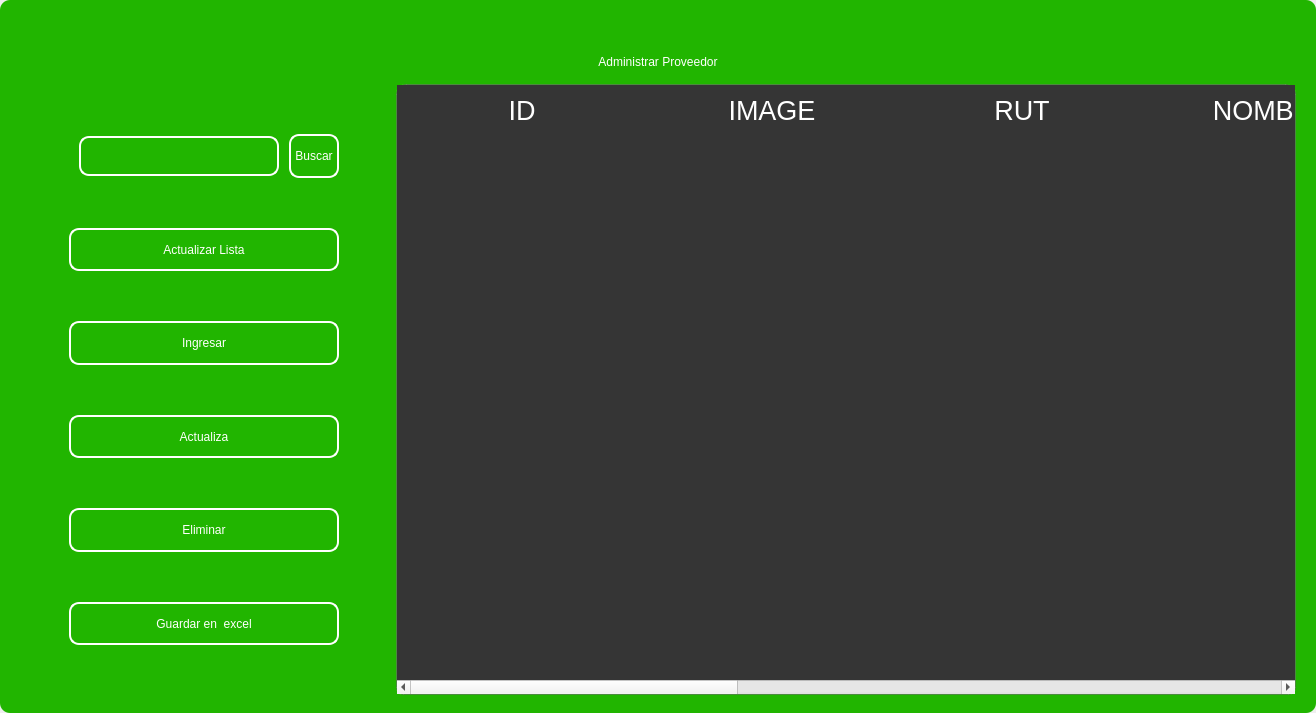
<?xml version="1.0" encoding="UTF-8"?>
<ui version="4.0">
 <class>MainWindow</class>
 <widget class="QMainWindow" name="MainWindow">
  <property name="geometry">
   <rect>
    <x>0</x>
    <y>0</y>
    <width>1316</width>
    <height>713</height>
   </rect>
  </property>
  <property name="windowTitle">
   <string>MainWindow</string>
  </property>
  <property name="styleSheet">
   <string notr="true"/>
  </property>
  <widget class="QWidget" name="centralwidget">
   <property name="styleSheet">
    <string notr="true"/>
   </property>
   <layout class="QVBoxLayout" name="verticalLayout">
    <property name="spacing">
     <number>0</number>
    </property>
    <property name="leftMargin">
     <number>0</number>
    </property>
    <property name="topMargin">
     <number>0</number>
    </property>
    <property name="rightMargin">
     <number>0</number>
    </property>
    <property name="bottomMargin">
     <number>0</number>
    </property>
    <item>
     <widget class="QFrame" name="frame">
      <property name="enabled">
       <bool>true</bool>
      </property>
      <property name="styleSheet">
       <string notr="true">
QFrame {
border-radius:10px;
background-color: rgb(33, 181, 0);
 }
</string>
      </property>
      <property name="frameShape">
       <enum>QFrame::StyledPanel</enum>
      </property>
      <property name="frameShadow">
       <enum>QFrame::Raised</enum>
      </property>
      <layout class="QVBoxLayout" name="verticalLayout_2">
       <item>
        <widget class="QFrame" name="frame_superior">
         <property name="minimumSize">
          <size>
           <width>0</width>
           <height>40</height>
          </size>
         </property>
         <property name="maximumSize">
          <size>
           <width>16777215</width>
           <height>40</height>
          </size>
         </property>
         <property name="styleSheet">
          <string notr="true">QPushButton{
border-radius:18px;
}

QPushButton:hover{
	background-color: rgb(0, 0, 0);
}
</string>
         </property>
         <property name="frameShape">
          <enum>QFrame::StyledPanel</enum>
         </property>
         <property name="frameShadow">
          <enum>QFrame::Raised</enum>
         </property>
         <layout class="QHBoxLayout" name="horizontalLayout_3">
          <property name="spacing">
           <number>4</number>
          </property>
          <property name="leftMargin">
           <number>0</number>
          </property>
          <property name="topMargin">
           <number>0</number>
          </property>
          <property name="rightMargin">
           <number>0</number>
          </property>
          <property name="bottomMargin">
           <number>0</number>
          </property>
          <item>
           <widget class="QPushButton" name="btn_icon">
            <property name="text">
             <string/>
            </property>
            <property name="iconSize">
             <size>
              <width>40</width>
              <height>40</height>
             </size>
            </property>
           </widget>
          </item>
          <item>
           <spacer name="horizontalSpacer_2">
            <property name="orientation">
             <enum>Qt::Horizontal</enum>
            </property>
            <property name="sizeHint" stdset="0">
             <size>
              <width>443</width>
              <height>20</height>
             </size>
            </property>
           </spacer>
          </item>
          <item>
           <widget class="QPushButton" name="btn_exit">
            <property name="minimumSize">
             <size>
              <width>38</width>
              <height>38</height>
             </size>
            </property>
            <property name="maximumSize">
             <size>
              <width>38</width>
              <height>38</height>
             </size>
            </property>
            <property name="cursor">
             <cursorShape>PointingHandCursor</cursorShape>
            </property>
            <property name="text">
             <string/>
            </property>
            <property name="iconSize">
             <size>
              <width>35</width>
              <height>35</height>
             </size>
            </property>
           </widget>
          </item>
          <item>
           <widget class="QPushButton" name="bt_minimizar">
            <property name="minimumSize">
             <size>
              <width>38</width>
              <height>38</height>
             </size>
            </property>
            <property name="maximumSize">
             <size>
              <width>38</width>
              <height>38</height>
             </size>
            </property>
            <property name="cursor">
             <cursorShape>PointingHandCursor</cursorShape>
            </property>
            <property name="text">
             <string/>
            </property>
            <property name="icon">
             <iconset>
              <normaloff>image/minus.svg</normaloff>image/minus.svg</iconset>
            </property>
            <property name="iconSize">
             <size>
              <width>38</width>
              <height>38</height>
             </size>
            </property>
           </widget>
          </item>
          <item>
           <widget class="QPushButton" name="bt_maximizar">
            <property name="minimumSize">
             <size>
              <width>38</width>
              <height>38</height>
             </size>
            </property>
            <property name="maximumSize">
             <size>
              <width>38</width>
              <height>38</height>
             </size>
            </property>
            <property name="cursor">
             <cursorShape>PointingHandCursor</cursorShape>
            </property>
            <property name="text">
             <string/>
            </property>
            <property name="icon">
             <iconset>
              <normaloff>image/chevron-up.svg</normaloff>image/chevron-up.svg</iconset>
            </property>
            <property name="iconSize">
             <size>
              <width>38</width>
              <height>38</height>
             </size>
            </property>
           </widget>
          </item>
          <item>
           <widget class="QPushButton" name="bt_restaurar">
            <property name="minimumSize">
             <size>
              <width>38</width>
              <height>38</height>
             </size>
            </property>
            <property name="maximumSize">
             <size>
              <width>38</width>
              <height>38</height>
             </size>
            </property>
            <property name="cursor">
             <cursorShape>PointingHandCursor</cursorShape>
            </property>
            <property name="text">
             <string/>
            </property>
            <property name="icon">
             <iconset>
              <normaloff>image/chevron-down.svg</normaloff>image/chevron-down.svg</iconset>
            </property>
            <property name="iconSize">
             <size>
              <width>38</width>
              <height>38</height>
             </size>
            </property>
           </widget>
          </item>
          <item>
           <widget class="QPushButton" name="bt_cerrar">
            <property name="minimumSize">
             <size>
              <width>38</width>
              <height>38</height>
             </size>
            </property>
            <property name="maximumSize">
             <size>
              <width>38</width>
              <height>38</height>
             </size>
            </property>
            <property name="cursor">
             <cursorShape>PointingHandCursor</cursorShape>
            </property>
            <property name="text">
             <string/>
            </property>
            <property name="icon">
             <iconset>
              <normaloff>image/x.svg</normaloff>image/x.svg</iconset>
            </property>
            <property name="iconSize">
             <size>
              <width>38</width>
              <height>38</height>
             </size>
            </property>
           </widget>
          </item>
         </layout>
        </widget>
       </item>
       <item>
        <widget class="QLabel" name="label">
         <property name="styleSheet">
          <string notr="true">font: 30pt &quot;MS Shell Dlg 2&quot;;
color: rgb(255, 255, 255);</string>
         </property>
         <property name="text">
          <string>Administrar Proveedor</string>
         </property>
         <property name="alignment">
          <set>Qt::AlignCenter</set>
         </property>
        </widget>
       </item>
       <item>
        <widget class="QFrame" name="frame_3">
         <property name="minimumSize">
          <size>
           <width>0</width>
           <height>0</height>
          </size>
         </property>
         <property name="frameShape">
          <enum>QFrame::StyledPanel</enum>
         </property>
         <property name="frameShadow">
          <enum>QFrame::Raised</enum>
         </property>
         <layout class="QHBoxLayout" name="horizontalLayout_4">
          <property name="leftMargin">
           <number>9</number>
          </property>
          <property name="topMargin">
           <number>9</number>
          </property>
          <property name="rightMargin">
           <number>9</number>
          </property>
          <item>
           <layout class="QVBoxLayout" name="verticalLayout_4">
            <property name="spacing">
             <number>50</number>
            </property>
            <property name="sizeConstraint">
             <enum>QLayout::SetDefaultConstraint</enum>
            </property>
            <property name="leftMargin">
             <number>50</number>
            </property>
            <property name="topMargin">
             <number>50</number>
            </property>
            <property name="rightMargin">
             <number>50</number>
            </property>
            <property name="bottomMargin">
             <number>50</number>
            </property>
            <item>
             <layout class="QHBoxLayout" name="horizontalLayout">
              <property name="spacing">
               <number>10</number>
              </property>
              <property name="leftMargin">
               <number>10</number>
              </property>
              <property name="topMargin">
               <number>0</number>
              </property>
              <property name="bottomMargin">
               <number>0</number>
              </property>
              <item>
               <widget class="QLineEdit" name="searchtxt">
                <property name="minimumSize">
                 <size>
                  <width>200</width>
                  <height>25</height>
                 </size>
                </property>
                <property name="maximumSize">
                 <size>
                  <width>150</width>
                  <height>40</height>
                 </size>
                </property>
                <property name="styleSheet">
                 <string notr="true">QLabel {
	color: rgb(255, 255, 254);
	font: 12pt &quot;Arial&quot;;
	background-color: rgba(0, 0, 0,0);
}

QTextEdit{
background-color: rgba(0, 0, 0,0);
border-radius:10px; 
font: 12pt &quot;Arial&quot;;
color: rgb(255, 255, 254);
border: 2px solid  rgb(255, 255, 255);

}

QTextEdit:hover{
background-color: rgba(0, 0, 0,0);
border-radius:10px; 
font: 12pt &quot;Arial&quot;;
border: 2px solid  rgb(120, 0, 171);
}

QTextEdit:focus{
background-color: rgb(0, 0, 0);
border-radius:10px; 
font: 12pt &quot;Arial&quot;;
border: 2px solid rgb(120, 0, 171);
}

QLineEdit{
background-color: rgba(0, 0, 0,0);
border-radius:10px; 
font: 12pt &quot;Arial&quot;;
color: rgb(255, 255, 254);
border: 2px solid  rgb(255, 255, 255);

}

QLineEdit:hover{
background-color: rgba(0, 0, 0,0);
border-radius:10px; 
font: 12pt &quot;Arial&quot;;
border: 2px solid  rgb(120, 0, 171);
}

QLineEdit:focus{
background-color: rgb(0, 0, 0);
border-radius:10px; 
font: 12pt &quot;Arial&quot;;
border: 2px solid rgb(120, 0, 171);
}

QCheckBox{
	font: 12pt &quot;Arial&quot;;
	color: rgb(255, 255, 255);
}

QCheckBox::indicator {
    width: 18px;
    height:18px;
}

QCheckBox::indicator:unchecked {
   background-image: url(image/square.svg);
}

QCheckBox::indicator:checked {
   background-image: url(image/check-square.svg);
}

QPushButton{
border-radius:10px; 
font: 12pt &quot;Arial&quot;;
color: rgb(255, 255, 254);
border: 2px solid #ffffff;
}

QPushButton:hover{
border-radius:10px; 
font: 12pt &quot;Arial&quot;;
color: rgb(255, 255, 255);
border: 2px solid rgb(120, 0, 171);
	background-color: rgb(120, 0, 171);
}
</string>
                </property>
               </widget>
              </item>
              <item>
               <widget class="QPushButton" name="btn_search">
                <property name="sizePolicy">
                 <sizepolicy hsizetype="Minimum" vsizetype="Fixed">
                  <horstretch>0</horstretch>
                  <verstretch>0</verstretch>
                 </sizepolicy>
                </property>
                <property name="minimumSize">
                 <size>
                  <width>0</width>
                  <height>15</height>
                 </size>
                </property>
                <property name="maximumSize">
                 <size>
                  <width>100</width>
                  <height>50</height>
                 </size>
                </property>
                <property name="cursor">
                 <cursorShape>PointingHandCursor</cursorShape>
                </property>
                <property name="styleSheet">
                 <string notr="true">QPushButton{
border-radius:10px; 
font: 12pt &quot;Arial&quot;;
color: rgb(255, 255, 254);
border: 2px solid #ffffff;
}

QPushButton:hover{
border-radius:10px; 
font: 12pt &quot;Arial&quot;;
color: rgb(255, 255, 255);
border: 2px solid rgb(120, 0, 171);
	background-color: rgb(120, 0, 171);
}</string>
                </property>
                <property name="text">
                 <string>Buscar</string>
                </property>
               </widget>
              </item>
             </layout>
            </item>
            <item>
             <widget class="QPushButton" name="btn_get">
              <property name="minimumSize">
               <size>
                <width>50</width>
                <height>40</height>
               </size>
              </property>
              <property name="maximumSize">
               <size>
                <width>300</width>
                <height>50</height>
               </size>
              </property>
              <property name="cursor">
               <cursorShape>PointingHandCursor</cursorShape>
              </property>
              <property name="styleSheet">
               <string notr="true">QPushButton{
border-radius:10px; 
font: 12pt &quot;Arial&quot;;
color: rgb(255, 255, 254);
border: 2px solid #ffffff;
}

QPushButton:hover{
border-radius:10px; 
font: 12pt &quot;Arial&quot;;
color: rgb(255, 255, 255);
border: 2px solid rgb(120, 0, 171);
	background-color: rgb(120, 0, 171);
}</string>
              </property>
              <property name="text">
               <string>Actualizar Lista</string>
              </property>
              <property name="iconSize">
               <size>
                <width>35</width>
                <height>35</height>
               </size>
              </property>
             </widget>
            </item>
            <item>
             <widget class="QPushButton" name="btn_add">
              <property name="minimumSize">
               <size>
                <width>0</width>
                <height>40</height>
               </size>
              </property>
              <property name="maximumSize">
               <size>
                <width>300</width>
                <height>50</height>
               </size>
              </property>
              <property name="cursor">
               <cursorShape>PointingHandCursor</cursorShape>
              </property>
              <property name="styleSheet">
               <string notr="true">QPushButton{
border-radius:10px; 
font: 12pt &quot;Arial&quot;;
color: rgb(255, 255, 254);
border: 2px solid #ffffff;
}

QPushButton:hover{
border-radius:10px; 
font: 12pt &quot;Arial&quot;;
color: rgb(255, 255, 255);
border: 2px solid rgb(120, 0, 171);
	background-color: rgb(120, 0, 171);
}</string>
              </property>
              <property name="text">
               <string>Ingresar</string>
              </property>
              <property name="iconSize">
               <size>
                <width>35</width>
                <height>35</height>
               </size>
              </property>
             </widget>
            </item>
            <item>
             <widget class="QPushButton" name="btn_update">
              <property name="minimumSize">
               <size>
                <width>0</width>
                <height>40</height>
               </size>
              </property>
              <property name="maximumSize">
               <size>
                <width>300</width>
                <height>50</height>
               </size>
              </property>
              <property name="cursor">
               <cursorShape>PointingHandCursor</cursorShape>
              </property>
              <property name="styleSheet">
               <string notr="true">QPushButton{
border-radius:10px; 
font: 12pt &quot;Arial&quot;;
color: rgb(255, 255, 254);
border: 2px solid #ffffff;
}

QPushButton:hover{
border-radius:10px; 
font: 12pt &quot;Arial&quot;;
color: rgb(255, 255, 255);
border: 2px solid rgb(120, 0, 171);
	background-color: rgb(120, 0, 171);
}</string>
              </property>
              <property name="text">
               <string>Actualiza</string>
              </property>
              <property name="iconSize">
               <size>
                <width>35</width>
                <height>35</height>
               </size>
              </property>
             </widget>
            </item>
            <item>
             <widget class="QPushButton" name="btn_delete">
              <property name="minimumSize">
               <size>
                <width>0</width>
                <height>40</height>
               </size>
              </property>
              <property name="maximumSize">
               <size>
                <width>300</width>
                <height>50</height>
               </size>
              </property>
              <property name="cursor">
               <cursorShape>PointingHandCursor</cursorShape>
              </property>
              <property name="styleSheet">
               <string notr="true">QPushButton{
border-radius:10px; 
font: 12pt &quot;Arial&quot;;
color: rgb(255, 255, 254);
border: 2px solid #ffffff;
}

QPushButton:hover{
border-radius:10px; 
font: 12pt &quot;Arial&quot;;
color: rgb(255, 255, 255);
border: 2px solid rgb(120, 0, 171);
	background-color: rgb(120, 0, 171);
}</string>
              </property>
              <property name="text">
               <string>Eliminar</string>
              </property>
              <property name="iconSize">
               <size>
                <width>35</width>
                <height>35</height>
               </size>
              </property>
             </widget>
            </item>
            <item>
             <widget class="QPushButton" name="btn_excel">
              <property name="minimumSize">
               <size>
                <width>10</width>
                <height>40</height>
               </size>
              </property>
              <property name="maximumSize">
               <size>
                <width>300</width>
                <height>50</height>
               </size>
              </property>
              <property name="cursor">
               <cursorShape>PointingHandCursor</cursorShape>
              </property>
              <property name="styleSheet">
               <string notr="true">QPushButton{
border-radius:10px; 
font: 12pt &quot;Arial&quot;;
color: rgb(255, 255, 254);
border: 2px solid #ffffff;
}

QPushButton:hover{
border-radius:10px; 
font: 12pt &quot;Arial&quot;;
color: rgb(255, 255, 255);
border: 2px solid rgb(120, 0, 171);
	background-color: rgb(120, 0, 171);
}</string>
              </property>
              <property name="text">
               <string>Guardar en  excel</string>
              </property>
              <property name="iconSize">
               <size>
                <width>35</width>
                <height>35</height>
               </size>
              </property>
             </widget>
            </item>
           </layout>
          </item>
          <item>
           <widget class="QTableWidget" name="table_provider">
            <property name="minimumSize">
             <size>
              <width>900</width>
              <height>0</height>
             </size>
            </property>
            <property name="maximumSize">
             <size>
              <width>700</width>
              <height>16777215</height>
             </size>
            </property>
            <property name="styleSheet">
             <string notr="true">QTableView {

	border: 1px solid rgba(255,255,255,40);
	border-bottom-right-radius: 7px; 
	border-bottom-left-radius: 7px; 
	color: white;
	font: 15pt &quot;MS Shell Dlg 2&quot;;
	background-color: rgb(53, 53, 53);
}

QHeaderView::section {
background-color: rgb(53, 53, 53);
color: white;
border: none;
height: 50px;
font-size: 20pt;
}

QTableView::item {
    border-style: none;
    border-bottom: 1px solid rgba(255,255,255,50);
    padding-left: auto;
    padding-right: auto;
}

QTableView::item:selected{
	border: none;
	color: rgb(255, 255, 255);
    background-color: rgba(255, 255, 255, 50);
}
</string>
            </property>
            <property name="lineWidth">
             <number>1</number>
            </property>
            <property name="editTriggers">
             <set>QAbstractItemView::NoEditTriggers</set>
            </property>
            <attribute name="horizontalHeaderDefaultSectionSize">
             <number>250</number>
            </attribute>
            <column>
             <property name="text">
              <string>ID</string>
             </property>
            </column>
            <column>
             <property name="text">
              <string>IMAGE</string>
             </property>
            </column>
            <column>
             <property name="text">
              <string>RUT</string>
             </property>
            </column>
            <column>
             <property name="text">
              <string>NOMBRE</string>
             </property>
            </column>
            <column>
             <property name="text">
              <string>CORREO</string>
             </property>
            </column>
            <column>
             <property name="text">
              <string>TEL. CONTACTO</string>
             </property>
            </column>
            <column>
             <property name="text">
              <string>DIRECCION</string>
             </property>
            </column>
            <column>
             <property name="text">
              <string>TIPO DE PROVEEDOR</string>
             </property>
            </column>
           </widget>
          </item>
         </layout>
        </widget>
       </item>
      </layout>
     </widget>
    </item>
   </layout>
  </widget>
 </widget>
 <resources/>
 <connections/>
</ui>
